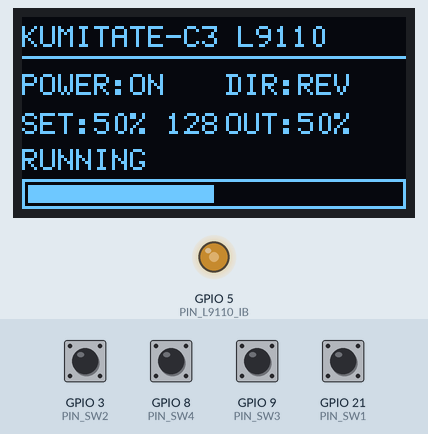
A sketch run on a simulated ESP32-S3. Parts: 128×64 one-colour display, output pins drawn as LEDs (lit = HIGH). The test bench sets the inputs (shaded band); at power-on: GPIO 3 (PIN_SW2), GPIO 8 (PIN_SW4), GPIO 9 (PIN_SW3), GPIO 21 (PIN_SW1) LOW. Pins used as bus, display or sensor lines are not drawn; what the sketch prints to the serial monitor is not drawn.

Above: at 1.2 s.
1.3 s: GPIO 8 (PIN_SW4) pulled HIGH for 0.15 s
At 2.5 s:
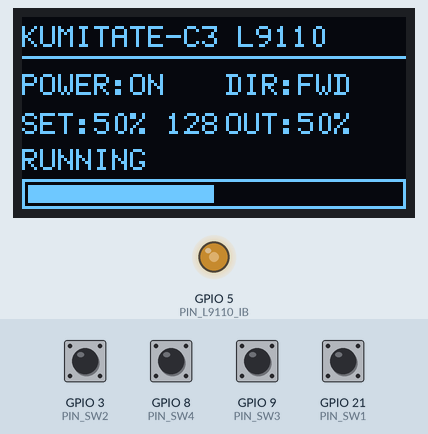
3.1 s: GPIO 3 (PIN_SW2) pulled HIGH for 0.15 s
At 4.4 s:
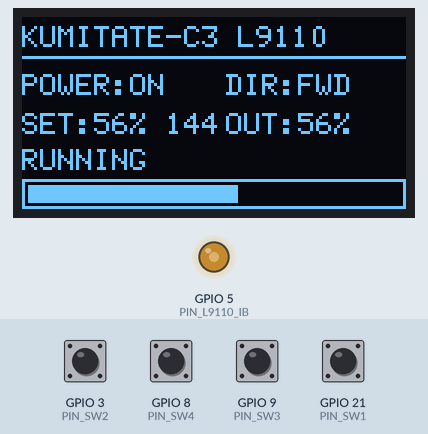
4.8 s: GPIO 8 (PIN_SW4) pulled HIGH for 1 s
At 6.4 s:
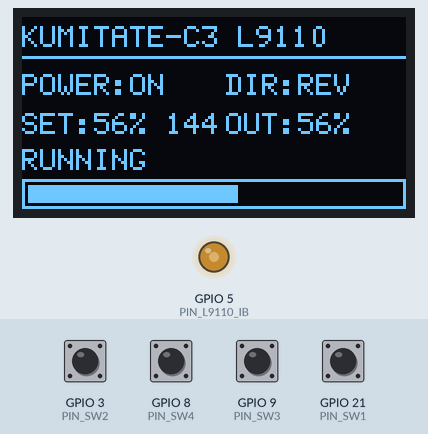
7.5 s: GPIO 21 (PIN_SW1) pulled HIGH for 0.15 s
At 8.9 s:
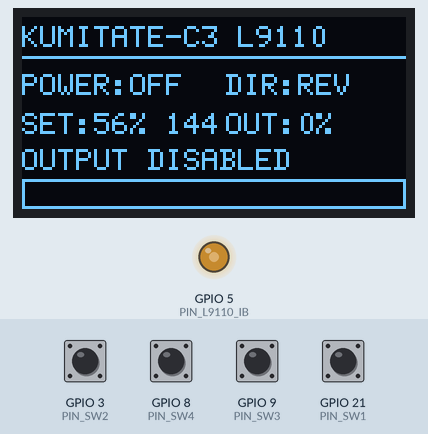
9.2 s: GPIO 9 (PIN_SW3) pulled HIGH for 0.15 s
At 10.2 s:
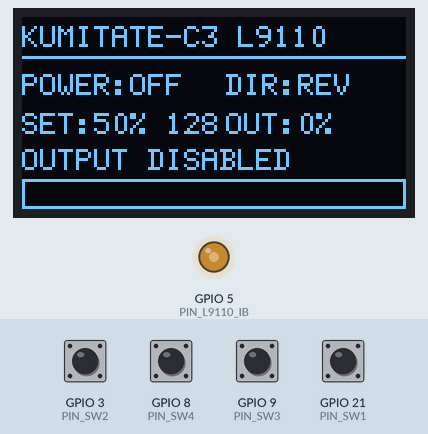
10.9 s: GPIO 9 (PIN_SW3) pulled HIGH for 1 s
At 12.8 s:
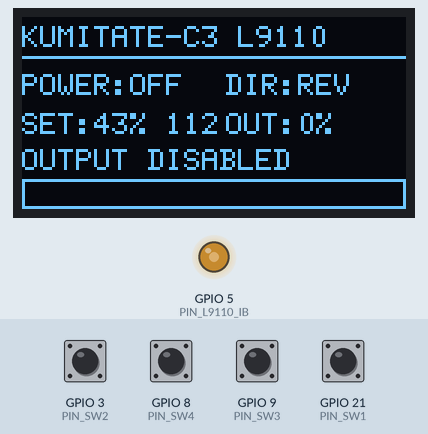
Timing chart, 0 to 14.3 s (numbered marks = the images above; inputs shaded):
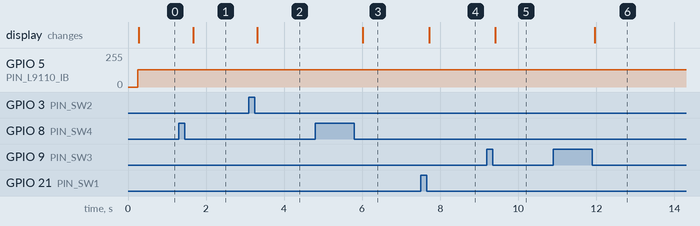

The sketch:

001-L9110.ino
```cpp
#include <Arduino.h>
#include <Wire.h>
#include <U8g2lib.h>
#include <esp_arduino_version.h>

// ============================================================
// KUMITATE-C3 pin assignments
// ============================================================

// Built-in OLED
constexpr uint8_t OLED_SDA = 1;
constexpr uint8_t OLED_SCL = 2;
constexpr uint8_t OLED_ADDRESS = 0x3C;

// Built-in switches（押すとLOW）
constexpr uint8_t PIN_SW1 = 21;  // ON / OFF
constexpr uint8_t PIN_SW2 = 3;   // Speed UP
constexpr uint8_t PIN_SW3 = 9;   // Speed DOWN
constexpr uint8_t PIN_SW4 = 8;   // Direction

// L9110
constexpr uint8_t PIN_L9110_IA = 4;
constexpr uint8_t PIN_L9110_IB = 5;

// ============================================================
// OLED
// ============================================================

U8G2_SSD1306_128X64_NONAME_F_HW_I2C oled(
  U8G2_R0,
  U8X8_PIN_NONE
);

// ============================================================
// PWM settings
// ============================================================

constexpr uint32_t PWM_FREQUENCY = 20000;
constexpr uint8_t PWM_RESOLUTION = 8;

#if ESP_ARDUINO_VERSION_MAJOR < 3
constexpr uint8_t PWM_CHANNEL_IA = 0;
constexpr uint8_t PWM_CHANNEL_IB = 1;
#endif

bool pwmAttachedIA = false;
bool pwmAttachedIB = false;

// ============================================================
// Motor state
// ============================================================

constexpr uint8_t SPEED_STEP = 16;
constexpr unsigned long DIRECTION_WAIT_MS = 150;

bool motorEnabled = false;
bool motorForward = true;

// 設定速度
uint8_t motorSpeed = 128;

// 実際に出力中の速度
uint8_t appliedSpeed = 0;

// ============================================================
// Button state
// ============================================================

enum ButtonIndex {
  BUTTON_POWER = 0,
  BUTTON_SPEED_UP,
  BUTTON_SPEED_DOWN,
  BUTTON_DIRECTION,
  BUTTON_COUNT
};

const uint8_t buttonPins[BUTTON_COUNT] = {
  PIN_SW1,
  PIN_SW2,
  PIN_SW3,
  PIN_SW4
};

bool buttonStableState[BUTTON_COUNT] = {
  HIGH,
  HIGH,
  HIGH,
  HIGH
};

bool buttonPreviousReading[BUTTON_COUNT] = {
  HIGH,
  HIGH,
  HIGH,
  HIGH
};

unsigned long buttonChangedAt[BUTTON_COUNT] = {
  0,
  0,
  0,
  0
};

constexpr unsigned long DEBOUNCE_MS = 40;

// ============================================================
// PWM functions
// ============================================================

void initializePwm() {
#if ESP_ARDUINO_VERSION_MAJOR < 3

  ledcSetup(
    PWM_CHANNEL_IA,
    PWM_FREQUENCY,
    PWM_RESOLUTION
  );

  ledcSetup(
    PWM_CHANNEL_IB,
    PWM_FREQUENCY,
    PWM_RESOLUTION
  );

#endif
}

void detachPwmIA() {
  if (!pwmAttachedIA) {
    return;
  }

#if ESP_ARDUINO_VERSION_MAJOR >= 3
  ledcDetach(PIN_L9110_IA);
#else
  ledcDetachPin(PIN_L9110_IA);
#endif

  pwmAttachedIA = false;
}

void detachPwmIB() {
  if (!pwmAttachedIB) {
    return;
  }

#if ESP_ARDUINO_VERSION_MAJOR >= 3
  ledcDetach(PIN_L9110_IB);
#else
  ledcDetachPin(PIN_L9110_IB);
#endif

  pwmAttachedIB = false;
}

void startPwmIA(uint8_t duty) {
#if ESP_ARDUINO_VERSION_MAJOR >= 3

  bool attached = ledcAttach(
    PIN_L9110_IA,
    PWM_FREQUENCY,
    PWM_RESOLUTION
  );

  if (attached) {
    pwmAttachedIA = true;
    ledcWrite(PIN_L9110_IA, duty);
  }

#else

  ledcAttachPin(PIN_L9110_IA, PWM_CHANNEL_IA);
  pwmAttachedIA = true;
  ledcWrite(PWM_CHANNEL_IA, duty);

#endif
}

void startPwmIB(uint8_t duty) {
#if ESP_ARDUINO_VERSION_MAJOR >= 3

  bool attached = ledcAttach(
    PIN_L9110_IB,
    PWM_FREQUENCY,
    PWM_RESOLUTION
  );

  if (attached) {
    pwmAttachedIB = true;
    ledcWrite(PIN_L9110_IB, duty);
  }

#else

  ledcAttachPin(PIN_L9110_IB, PWM_CHANNEL_IB);
  pwmAttachedIB = true;
  ledcWrite(PWM_CHANNEL_IB, duty);

#endif
}

// ============================================================
// Hard motor stop
// ============================================================

void stopMotorHard() {
  // PWMとの接続を解除
  detachPwmIA();
  detachPwmIB();

  // 通常のGPIO出力に戻す
  pinMode(PIN_L9110_IA, OUTPUT);
  pinMode(PIN_L9110_IB, OUTPUT);

  // L9110の両入力を確実にLOWへ固定
  digitalWrite(PIN_L9110_IA, LOW);
  digitalWrite(PIN_L9110_IB, LOW);

  appliedSpeed = 0;
}

// ============================================================
// Motor drive
// ============================================================

void startMotor() {
  // 無効または速度0なら必ず停止
  if (!motorEnabled || motorSpeed == 0) {
    stopMotorHard();
    return;
  }

  // 前のPWM状態を一度完全に解除
  stopMotorHard();

  if (motorForward) {
    // 正転
    // IA = PWM、IB = LOW
    digitalWrite(PIN_L9110_IB, LOW);
    startPwmIA(motorSpeed);
  } else {
    // 逆転
    // IA = LOW、IB = PWM
    digitalWrite(PIN_L9110_IA, LOW);
    startPwmIB(motorSpeed);
  }

  appliedSpeed = motorSpeed;
}

void turnMotorOn() {
  motorEnabled = true;
  startMotor();
}

void turnMotorOff() {
  motorEnabled = false;
  stopMotorHard();
}

void toggleMotorPower() {
  if (motorEnabled) {
    turnMotorOff();
  } else {
    turnMotorOn();
  }
}

void increaseSpeed() {
  int newSpeed = static_cast<int>(motorSpeed) + SPEED_STEP;

  if (newSpeed > 255) {
    newSpeed = 255;
  }

  motorSpeed = static_cast<uint8_t>(newSpeed);

  // ONのときだけ実出力へ反映
  if (motorEnabled) {
    startMotor();
  }
}

void decreaseSpeed() {
  int newSpeed = static_cast<int>(motorSpeed) - SPEED_STEP;

  if (newSpeed < 0) {
    newSpeed = 0;
  }

  motorSpeed = static_cast<uint8_t>(newSpeed);

  // OFFのときはモーター出力に一切触らない
  if (motorEnabled) {
    startMotor();
  }
}

void reverseDirection() {
  bool wasRunning = motorEnabled && motorSpeed > 0;

  // 回転中なら一度確実に停止
  if (wasRunning) {
    stopMotorHard();
    delay(DIRECTION_WAIT_MS);
  }

  motorForward = !motorForward;

  // ONだった場合のみ新しい方向で再始動
  if (motorEnabled) {
    startMotor();
  }
}

// ============================================================
// Button debounce
// ============================================================

bool buttonPressed(uint8_t buttonIndex) {
  bool reading = digitalRead(buttonPins[buttonIndex]);

  if (reading != buttonPreviousReading[buttonIndex]) {
    buttonPreviousReading[buttonIndex] = reading;
    buttonChangedAt[buttonIndex] = millis();
  }

  if ((millis() - buttonChangedAt[buttonIndex]) >= DEBOUNCE_MS) {
    if (reading != buttonStableState[buttonIndex]) {
      buttonStableState[buttonIndex] = reading;

      if (buttonStableState[buttonIndex] == LOW) {
        return true;
      }
    }
  }

  return false;
}

// ============================================================
// OLED
// ============================================================

void drawSpeedBar(uint8_t value) {
  constexpr int x = 0;
  constexpr int y = 54;
  constexpr int width = 128;
  constexpr int height = 10;

  oled.drawFrame(x, y, width, height);

  int barWidth = map(value, 0, 255, 0, width - 4);

  if (barWidth > 0) {
    oled.drawBox(
      x + 2,
      y + 2,
      barWidth,
      height - 4
    );
  }
}

void updateDisplay() {
  int settingPercent = map(motorSpeed, 0, 255, 0, 100);
  int outputPercent = map(appliedSpeed, 0, 255, 0, 100);

  oled.clearBuffer();
  oled.setFont(u8g2_font_6x12_tf);

  oled.drawStr(0, 10, "KUMITATE-C3 L9110");
  oled.drawHLine(0, 13, 128);

  oled.setCursor(0, 26);
  oled.print("POWER:");
  oled.print(motorEnabled ? "ON " : "OFF");

  oled.setCursor(68, 26);
  oled.print("DIR:");
  oled.print(motorForward ? "FWD" : "REV");

  oled.setCursor(0, 39);
  oled.print("SET:");
  oled.print(settingPercent);
  oled.print("% ");
  oled.print(motorSpeed);

  oled.setCursor(68, 39);
  oled.print("OUT:");
  oled.print(outputPercent);
  oled.print("%");

  if (!motorEnabled) {
    oled.drawStr(0, 51, "OUTPUT DISABLED");
  } else if (motorSpeed == 0) {
    oled.drawStr(0, 51, "SPEED ZERO");
  } else {
    oled.drawStr(0, 51, "RUNNING");
  }

  drawSpeedBar(appliedSpeed);

  oled.sendBuffer();
}

// ============================================================
// Serial status
// ============================================================

void printStatus() {
  Serial.print("POWER=");
  Serial.print(motorEnabled ? "ON" : "OFF");

  Serial.print(" DIR=");
  Serial.print(motorForward ? "FORWARD" : "REVERSE");

  Serial.print(" SET=");
  Serial.print(motorSpeed);

  Serial.print(" OUT=");
  Serial.println(appliedSpeed);
}

// ============================================================
// Setup
// ============================================================

void setup() {
  Serial.begin(115200);

  // KUMITATE-C3のスイッチには外部プルアップがあります
  pinMode(PIN_SW1, INPUT);
  pinMode(PIN_SW2, INPUT);
  pinMode(PIN_SW3, INPUT);
  pinMode(PIN_SW4, INPUT);

  pinMode(PIN_L9110_IA, OUTPUT);
  pinMode(PIN_L9110_IB, OUTPUT);

  initializePwm();

  // 起動時は必ず停止
  motorEnabled = false;
  stopMotorHard();

  // Built-in OLED
  Wire.begin(OLED_SDA, OLED_SCL);

  // U8g2は8bit形式でアドレスを指定
  oled.setI2CAddress(OLED_ADDRESS * 2);
  oled.begin();

  updateDisplay();
  printStatus();

  Serial.println("SW1: ON/OFF");
  Serial.println("SW2: SPEED UP");
  Serial.println("SW3: SPEED DOWN");
  Serial.println("SW4: DIRECTION");
}

// ============================================================
// Main loop
// ============================================================

void loop() {
  bool displayNeedsUpdate = false;

  // SW1：ON/OFF
  if (buttonPressed(BUTTON_POWER)) {
    toggleMotorPower();
    displayNeedsUpdate = true;
  }

  // SW2：速度を上げる
  if (buttonPressed(BUTTON_SPEED_UP)) {
    increaseSpeed();
    displayNeedsUpdate = true;
  }

  // SW3：速度を下げる
  if (buttonPressed(BUTTON_SPEED_DOWN)) {
    decreaseSpeed();
    displayNeedsUpdate = true;
  }

  // SW4：方向反転
  if (buttonPressed(BUTTON_DIRECTION)) {
    reverseDirection();
    displayNeedsUpdate = true;
  }

  if (displayNeedsUpdate) {
    updateDisplay();
    printStatus();
  }

  delay(1);
}
```

Measured:
- after the input at 1.3 s, the display: changes after 0.37 s (image 1)
- after the input at 3.1 s, the display: changes after 0.22 s (image 2)
- after the input at 4.8 s, the display: changes after 1.2 s (image 3)
- after the input at 7.5 s, the display: changes after 0.22 s (image 4)
- after the input at 9.2 s, the display: changes after 0.22 s (image 5)
- after the input at 10.9 s, the display: changes after 1.1 s (image 6)
